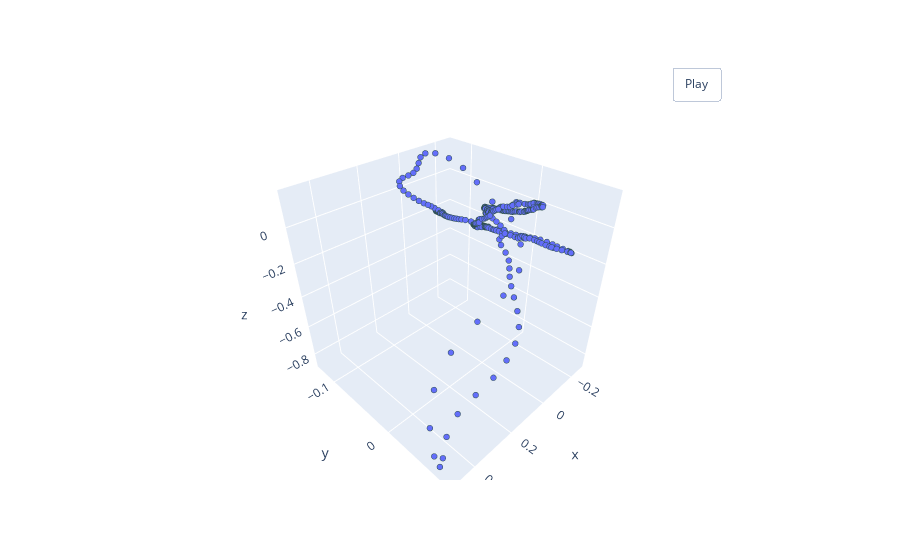

This figure's notebook cell:
### Markdown cell above
__Пример добавления небольшого шума:__

### Code cell
sampled_point_cloud = RandomNoise(std=0.00)(norm_pointcloud)
pcshow(*sampled_point_cloud.T)

### Figure 1 — Plotly figure (JSON) as saved in the notebook; plotly's stock layout.template omitted (floating-point values rounded to 4 significant figures; data arrays with more than 128 entries replaced by an {"elided": "..."} marker saying what was removed)
{"data": [{"marker": {"line": {"color": "DarkSlateGrey", "width": 2}, "size": 2}, "mode": "markers", "type": "scatter3d", "x": {"elided": "375 float values"}, "y": {"elided": "375 float values"}, "z": {"elided": "375 float values"}}], "layout": {"updatemenus": [{"buttons": [{"args": [null, {"frame": {"duration": 50, "redraw": true}, "fromcurrent": true, "mode": "immediate", "transition": {"duration": 0}}], "label": "Play", "method": "animate"}], "pad": {"r": 10, "t": 45}, "showactive": false, "type": "buttons", "x": 0.8, "xanchor": "left", "y": 1, "yanchor": "bottom"}]}}
